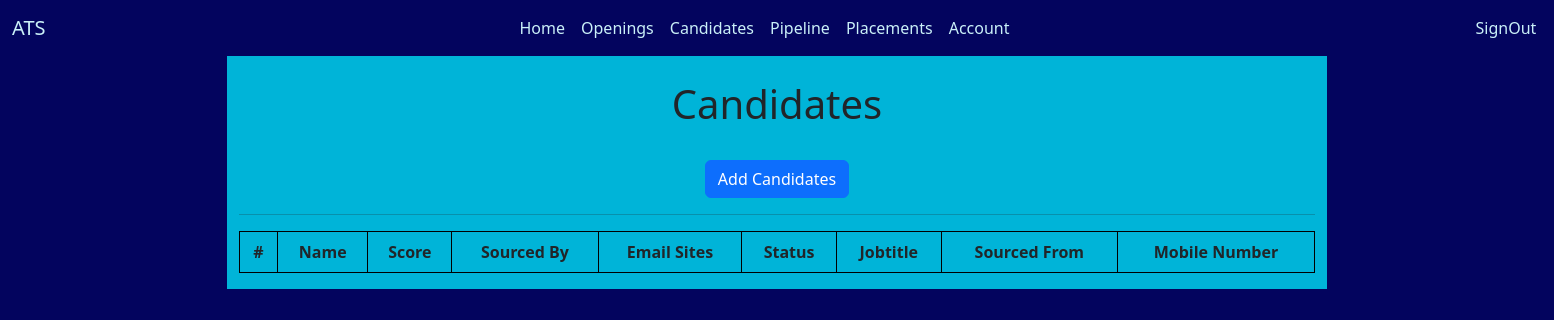
The page /candidates on the database as committed earlier.
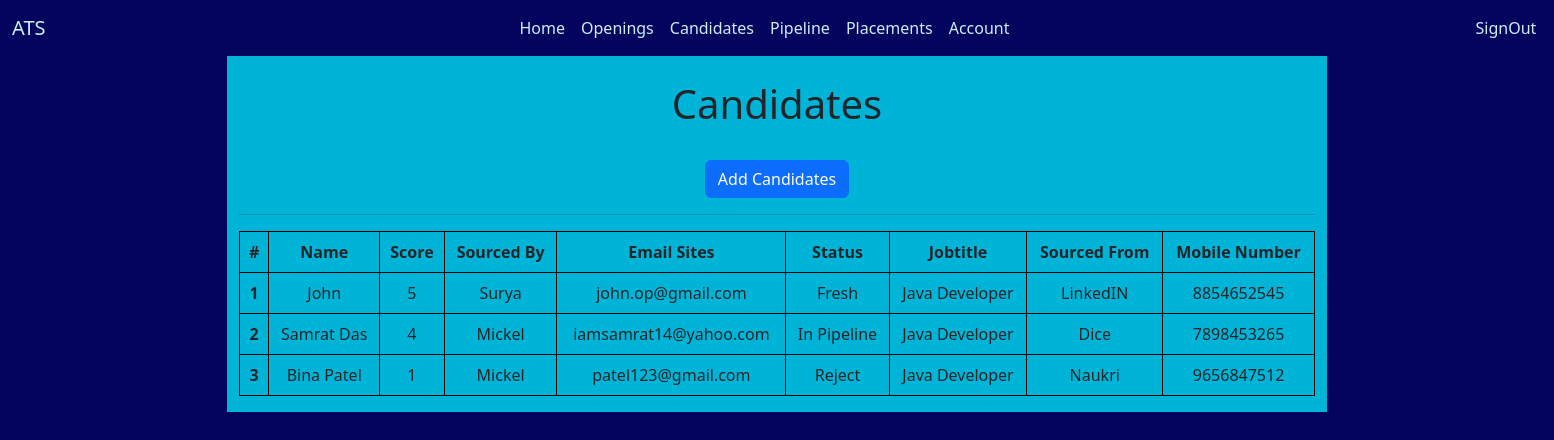
The same page on the database as committed later.
### ApplicantTracking/models.py (models this page shows)
class Candidates(models.Model):
    Name = models.CharField(max_length=50)
    Score = models.IntegerField(default=0)
    SourcedBy = models.CharField(max_length=50)
    Email = models.EmailField(max_length=100)
    Status = models.CharField(max_length=50)
    JobTitle = models.CharField(max_length=50)
    SourcedFrom = models.CharField(max_length=50)
    Mobile = models.IntegerField(default=0)
    def __str__(self):
        return "%s %s %s" %(self.Name, self.Email, self.Status)

### ApplicantTracking/views.py (the view)
# urls.py: path('candidates', views.candidates, name="candidates"),
def candidates(request):
    can = Candidates.objects.all()
    context = {
        'can': can
    }
    print(context)
    return render(request, 'ApplicantTracking/candidates.html', context)

### templates/ApplicantTracking/candidates.html (shortened to what this page needs)
<!doctype html>
<html lang="en">
<head>
    <link href="https://cdn.jsdelivr.net/npm/bootstrap@5.2.2/dist/css/bootstrap.min.css" rel="stylesheet"
>
</head>
<body style="background-color: #03045e;">
<nav class="navbar navbar-expand-lg" style="background-color: #03045e">
    <div class="container-fluid">
        <a class="navbar-brand" style="color:#caf0f8;">ATS</a>
        <div class="collapse navbar-collapse" id="navbarSupportedContent">
            <ul class="navbar-nav me-auto mb-2 mb-lg-0">
                <li class="nav-item">
                    <a class="nav-link" aria-current="page" href="/dashboard" style="margin-left:450px;color:#caf0f8" id="aknav">Home</a>
                </li>
                <li class="nav-item">
                    <a class="nav-link" href="/openings" style="color:#caf0f8" id="aknav">Openings</a>
                </li>
                <li class="nav-item">
                    <a class="nav-link" href="/candidates" style="color:#caf0f8" id="aknav">Candidates</a>
                </li>
                <li class="nav-item">
                    <a class="nav-link" href="/pipeline" style="color:#caf0f8" id="aknav">Pipeline</a>
                </li>
                <li class="nav-item">
                    <a class="nav-link" href="/placement" style="color:#caf0f8" id="aknav">Placements</a>
                </li>
                <li class="nav-item">
                    <a class="nav-link" href="/account" style="color:#caf0f8" id="aknav">Account</a>
                </li>
                <li class="nav-item" style="margin-left:450px;">
                    <a class="nav-link" href="/signout" style="color:#caf0f8" id="aknav">SignOut</a>
                </li>
            </ul>
        </div>
    </div>
</nav>
<div class="container" style="text-align:center">
    <div class="row">
        <div class="col-md-1" style="background-color: #03045e">
        </div>
        <div class="col-md-10" style="background-color: #00b4d8">
            <br>
            <h1 align="center">Candidates</h1>
            <br>
            <a href="/addcandidates" class="btn btn-primary" role="button">Add Candidates</a>
            <hr>
    <table class="table table-bordered" style="border-color:black;">
        <thead>
        <tr>
            <th scope="col">#</th>
            <th scope="col">Name</th>
            <th scope="col">Score</th>
            <th scope="col">Sourced By</th>
            <th scope="col">Email Sites</th>
            <th scope="col">Status</th>
            <th scope="col">Jobtitle</th>
            <th scope="col">Sourced From</th>
            <th scope="col">Mobile Number</th>
        </tr>
        </thead>
        {% for can in can %}
        <tbody>
        <tr>
            <th scope="row">{{can.id}}</th>
            <td>{{can.Name}}</td>
            <td>{{can.Score}}</td>
            <td>{{can.SourcedBy}}</td>
            <td>{{can.Email}}</td>
            <td>{{can.Status}}</td>
            <td>{{can.JobTitle}}</td>
            <td>{{can.SourcedFrom}}</td>
            <td>{{can.Mobile}}</td>
        </tr>
        </tbody>
        {% endfor %}
    </table>
        </div>
        <div class="col-md-1" style="background-color: #03045e">
        </div>
    </div>
</div>
</body>
</html>

Rows that differ between the two databases and show on the page:
added Candidates: id "1", Name "John", Score "5", SourcedBy "Surya", Email "john.op@gmail.com", Status "Fresh", JobTitle "Java Developer", SourcedFrom "LinkedIN", Mobile "8854652545"
added Candidates: id "2", Name "Samrat Das", Score "4", SourcedBy "Mickel", Email "iamsamrat14@yahoo.com", Status "In Pipeline", JobTitle "Java Developer", SourcedFrom "Dice", Mobile "7898453265"
added Candidates: id "3", Name "Bina Patel", Score "1", SourcedBy "Mickel", Email "patel123@gmail.com", Status "Reject", JobTitle "Java Developer", SourcedFrom "Naukri", Mobile "9656847512"
